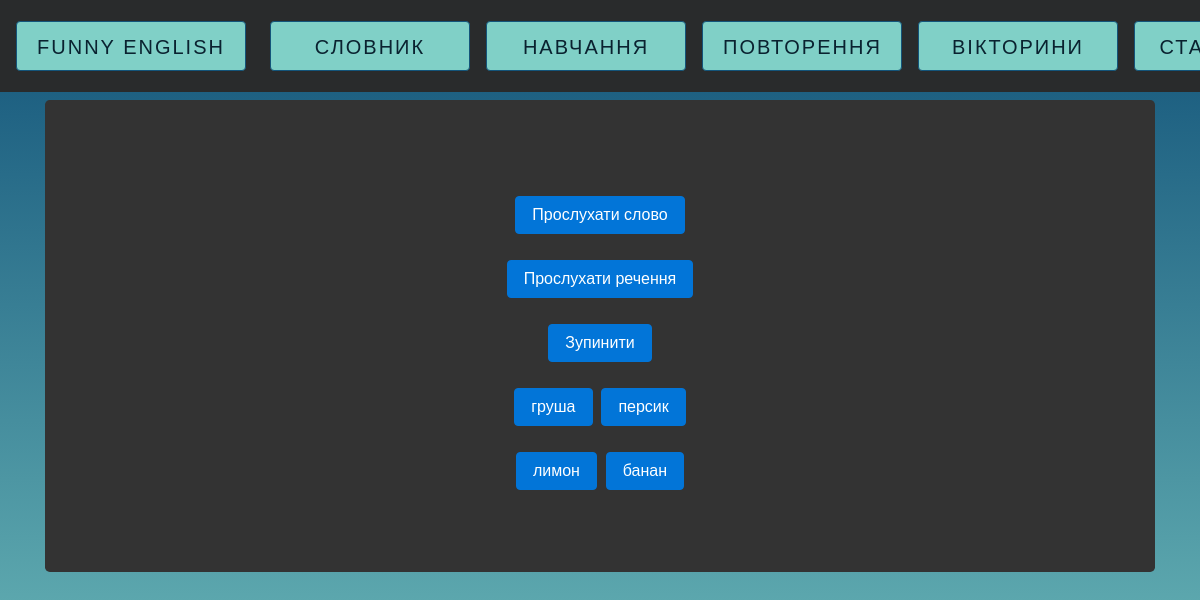
The app's page /quizzes/1/audial (signed in) with its own data.
### word/models.py (models this page shows)
class Word(models.Model):
    engWord = models.CharField(max_length=25, verbose_name="English")
    trWord = models.CharField(max_length=25, verbose_name="Ukrainian")
    word = models.ForeignKey(Theme, on_delete=models.CASCADE, verbose_name="Theme", default=None)
    sentence = models.TextField(verbose_name="Sentence")
    structure = models.CharField(max_length=25, verbose_name="Structure")
    img = models.ImageField(upload_to='static/img/words')
    brainteaser = models.TextField(verbose_name="Brainteaser", default=None, blank=True, null=True)
    def __str__(self):
        return self.engWord

### word/views.py (the view)
# urls.py: path('quizzes/<int:theme_name>/<person_type>', views.quiz, name="quiz"),
@login_required(login_url="user:login")
def quiz(request, theme_name, person_type):
    global cur_word, guessed_words
    cur_word += 1
    if cur_word >= total_words:
        return redirect('/result')
    page = person_type + '.html'
    words = Word.objects.filter(word_id=theme_name).order_by('?')
    if len(words) < 1:
        return
    if person_type == "kinesthetic":
        words = words.exclude(brainteaser__isnull=True)
    options = list(words)[:4]
    image_word = options[0]
    random.shuffle(options)
    choosed_answer = request.GET.get("mybtn1") or request.GET.get("mybtn2") or request.GET.get(
        "mybtn3") or request.GET.get("mybtn4")
    if cur_word!=0:
        if choosed_answer == request.GET.get("word"):
            messages.success(request, "Правильна відповідь!")
            guessed_words += 1
        else:
            messages.info(request, 'Відповідь неправильна!')
    print("Correct answer =", image_word, "| callstack: ", inspect.currentframe())
    print('cur_word =',cur_word,"   |   ",inspect.currentframe())
    print('guessed_words =', guessed_words, "   |   ",inspect.currentframe())
    print('total_words =', total_words, "   |   ",inspect.currentframe())
    print("progress_val =",cur_word/total_words*100.,"   |   ",inspect.currentframe())
    if request.method == 'POST':
        print("Request method = POST","   |   ",inspect.currentframe())
    else:
        print("Request method = GET","   |   ",inspect.currentframe())
    return render(request, page,
                  {'btn1': options[0], 'btn2': options[1], 'btn3': options[2], 'btn4': options[3],
                   'word': image_word, 'person_type': person_type,
                   'progress_val': int(cur_word/total_words*100.),
                   'cur_word' : cur_word,
                   'total_words' : total_words
                   })

### templates/audial.html (shortened to what this page needs)
{% extends "layout.html" %}
{% block body %}
    <div class="jumbotron text-center" style="background-color:#333333">
        <br>
        <form autocomplete="off">
            <div>
                <p>
                <button type="button" id='goBtn' class="btn btn-primary">Прослухати слово</button>
                <p>
                <button type="button" id='goBtnSent' class="btn btn-primary">Прослухати речення</button>
                <p>
                <button type="button" id='stopBtn' class="btn btn-primary">Зупинити</button>
            </div>
            <p>
                <input type="submit" class="btn btn-primary" value={{ btn1.trWord }} name="mybtn1">
                <input type="submit" class="btn btn-primary" value={{ btn2.trWord }} name="mybtn2">
            <p>
                <input type="submit" class="btn btn-primary" value={{ btn3.trWord }} name="mybtn3">
                <input type="submit" class="btn btn-primary" value={{ btn4.trWord }} name="mybtn4">
        </form>
    </div>
{% endblock body %}

### static/css/style.css (style rules this page uses)
body { background: linear-gradient(#13547a, #80d0c7); font-family: 'Quicksand', sans-serif; }
p { font-size: 200%; font-family: 'Quicksand', sans-serif; text-align: center; }

### templates/layout.html (style rules this page uses)
body { background: linear-gradient(#13547a, #80d0c7); font-family: 'Quicksand', sans-serif; width: 100%; height:100vh; background-size: cover; }

### records on screen
Word: mybtn1 "груша"
Word: mybtn2 "персик"
Word: mybtn3 "лимон"
Word: mybtn4 "банан"
